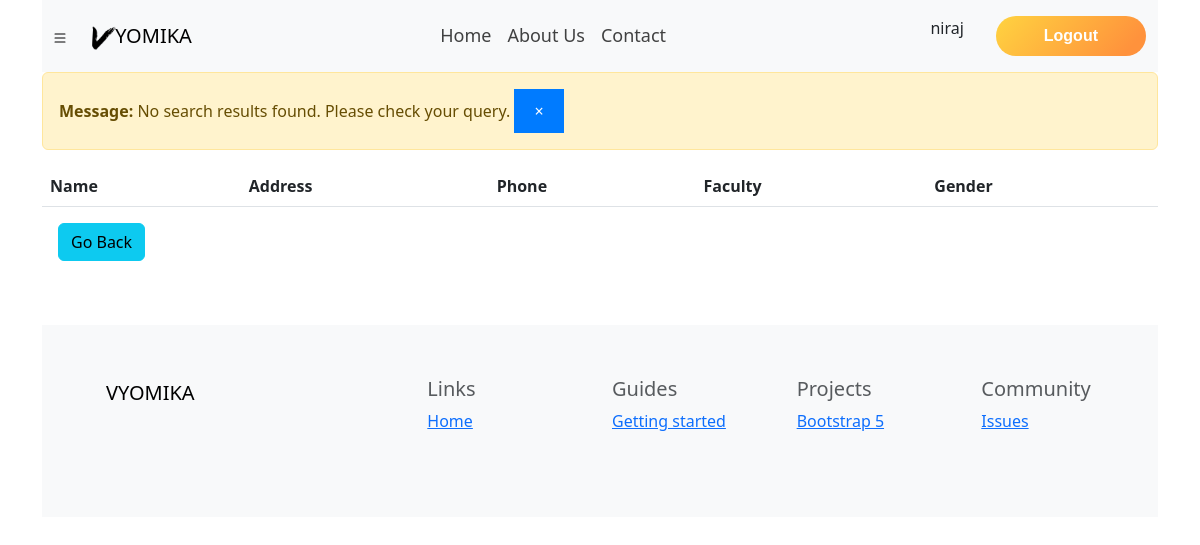
The app's page /management/faculty/BSIT/search/ (signed in), older data.
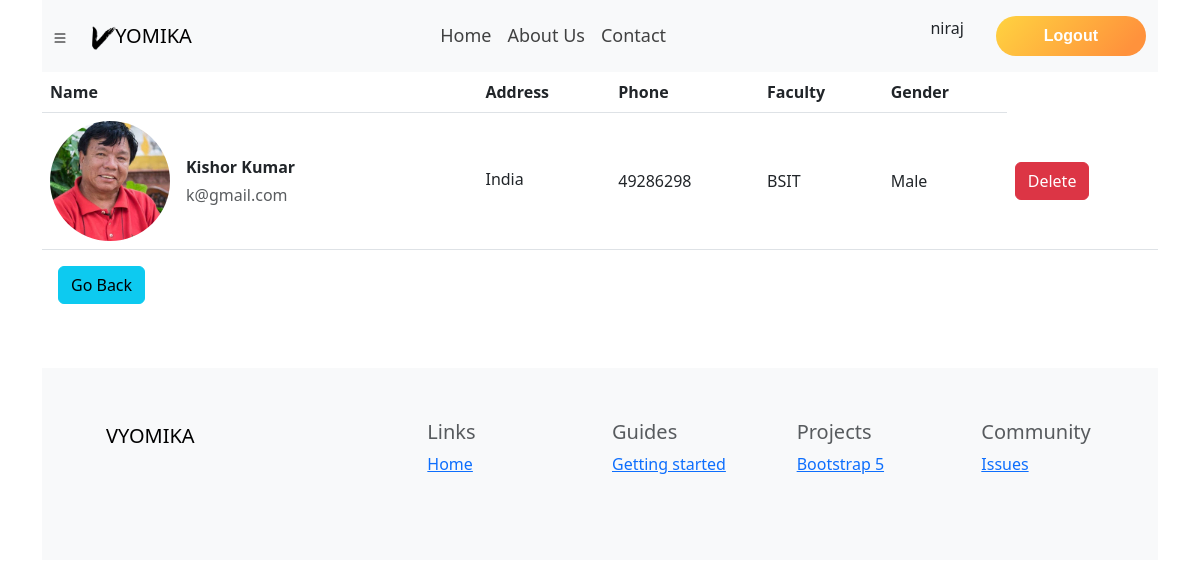
The same page, newer data.
### accounts/models.py (models this page shows, shortened)
class UserAccount(AbstractUser, PermissionsMixin):
    user_id = models.AutoField(primary_key=True)
    email = models.EmailField(max_length=255, unique = True)
    username = models.CharField(max_length=255)
    is_active = models.BooleanField(default = True)
    is_staff = models.BooleanField(default = False)
    objects = UserAccountManager()
    USERNAME_FIELD = 'email'
    REQUIRED_FIELDS =  ['username']

### Student/models.py (models this page shows, shortened)
class Student(models.Model):
    std_id = models.AutoField(primary_key=True)
    user = models.ForeignKey(UserAccount, on_delete=models.CASCADE, default=None, null=True, blank=True)
    stdname = models.CharField(default='', max_length=55)
    stdemail = models.CharField(default='', max_length=100)
    stdadd = models.CharField(default='', max_length=255)
    stdphone = models.CharField(default='', max_length=10)
    stdfaculty = models.CharField(default='', max_length=55)
    stdgender = models.CharField(default='', max_length=6)
    stdimage = models.ImageField(default='', upload_to='stdimg')

### Student/views.py (the view)
# urls.py: path('faculty/<str:stdfaculty>/search/', views.searchStd, name = 'searchStd'),
@login_required
def searchStd(request, stdfaculty):
    stdfaculty = Student.objects.filter(stdfaculty=stdfaculty)
    query = request.GET.get('query', '')
    if len(query)>78:
        allStd = Student.objects.none()
    else:
        allName = Student.objects.filter(stdname__icontains=query)
        allEmail = Student.objects.filter(stdemail__icontains=query)
        allAdd = Student.objects.filter(stdadd__icontains=query)
        allStd = allName.union(allEmail, allAdd)
    if allStd.count() == 0:
        messages.warning(request, "No search results found. Please check your query.")
    params = {"allStd": allStd, 'query':query}
    return render(request, 'Student/search.html', params)

### templates/Student/search.html (shortened to what this page needs)
{% extends 'base.html' %}
{% block body %}
<table class="table align-middle mb-0 bg-white">
    <thead class="bg-light">
        <tr>
            <th>Name</th>
            <th>Address</th>
            <th>Phone</th>
            <th>Faculty</th>
            <th>Gender</th>
        </tr>
    </thead>
    <tbody>
        {% for std in allStd %}
        <tr>
            <td>
                <div class="d-flex align-items-center">
                    <img src="/media/{{std.stdimage}}" alt="" style="width: 120px; height: 120px"
                        class="rounded-circle" />
                    <div class="ms-3">
                        <p class="fw-bold mb-1">{{std.stdname}}</p>
                        <p class="text-muted mb-0">{{std.stdemail}}</p>
                    </div>
                </div>
            </td>
            <td>
                <p class="fw-normal mb-1">{{std.stdadd}}</p>
            </td>
            <td>{{std.stdphone}}</td>
            <td>{{std.stdfaculty}}</td>
            <td>{{std.stdgender}}</td>
            <td>
                <form action="{% url 'delete_student' std.std_id %}" method="POST">
                    <button type="submit" class="btn btn-danger">Delete</button>
                </form>
            </td>
        </tr>
        {% endfor %}
    </tbody>
</table>
<a href='/management/faculty/'><button class="m-3 btn btn-info">Go Back</button></a>
{% endblock %}

### templates/base.html (shortened to what this page needs)
<!doctype html>
<html lang="en">
<head>
    <link href="https://cdn.jsdelivr.net/npm/bootstrap@5.3.0/dist/css/bootstrap.min.css" rel="stylesheet"
>
</head>
<body>
    {% load static %}
    <div class="container">
        <nav class="navbar navbar-expand-lg bg-body-tertiary" style="height: 4.5em;">
            <div class="btn-group">
                <button type="button" class="btn btn-light dropdown-toggle-split" data-bs-toggle="offcanvas"
                    data-bs-target="#offcanvasMenu" aria-controls="offcanvasMenu" aria-expanded="false">
                </button>
            </div>
            <div class="container">
                <a class="navbar-brand" href="/"><img src="{% static 'vlogo.png' %}" alt="logo"
                        style="height: 5em; margin: -2em;"> YOMIKA</a>
                <div class="collapse navbar-collapse" id="navbarSupportedContent"
                    style="justify-content:center; font-size: large">
                    <ul class="nav nav-underline">
                        <li class="nav-item">
                            <a class="nav-link {% block homeactive %}  {% endblock homeactive %}" aria-current="page"
                                href="/" style="color: rgba(0, 0, 0, 0.742);">Home</a>
                        </li>
                        <li class="nav-item">
                            <a class="nav-link {% block aboutactive %}  {% endblock aboutactive %}" href="/about"
                                style="color: rgba(0, 0, 0, 0.742);">About Us</a>
                        </li>
                        <li class="nav-item">
                            <a class="nav-link {% block contactactive %}  {% endblock contactactive %}" href="/contact"
                                style="color: rgba(0, 0, 0, 0.742);">Contact</a>
                        </li>
                    </ul>
                </div>
                {% if user.is_authenticated %}
                <div class="usrname">
                    <p>
                        {{ user.username }}
                    </p>
                </div>
                <div class="d-grid gap-2" style="float: right;">
                    <a href = '/login/handlelogout'><button type="button" class="btn btn-primary">Logout</button></a>
                </div>
                {% endif %}
            </div>
        </nav>
        {% for message in messages %}
        <div class="alert alert-{{message.tags}} alert-dismissible fade show" role="alert">
            <strong>Message: </strong> {{ message }}
            <button type="button" class="close" data-dismiss="alert" aria-label="Close">
                <span aria-hidden="true">&times;</span>
            </button>
        </div>
        {% endfor %}
        {% block body %}
        {% endblock %}
        <footer class="bd-footer py-4 py-md-1 mt-5 bg-body-tertiary">
            <div class="container py-4 py-md-5 px-4 px-md-3 text-body-secondary">
                <div class="row">
                    <div class="col-lg-3 mb-3">
                        <a class="d-inline-flex align-items-center mb-2 text-body-emphasis text-decoration-none"
                            href="/" aria-label="Bootstrap">
                            <svg xmlns="http://www.w3.org/2000/svg" width="40" height="32" class="d-block me-2"
                                viewBox="0 0 118 94" role="img">
                                <title>VYOMIKA</title>
                            </svg>
                            <span class="fs-5">VYOMIKA</span>
                        </a>
                    </div>
                    <div class="col-6 col-lg-2 offset-lg-1 mb-3">
                        <h5>Links</h5>
                        <ul class="list-unstyled">
                            <li class="mb-2"><a href="/">Home</a></li>
                        </ul>
                    </div>
                    <div class="col-6 col-lg-2 mb-3">
                        <h5>Guides</h5>
                        <ul class="list-unstyled">
                            <li class="mb-2"><a href="/docs/5.3/getting-started/">Getting started</a></li>
                        </ul>
                    </div>
                    <div class="col-6 col-lg-2 mb-3">
                        <h5>Projects</h5>
                        <ul class="list-unstyled">
                            <li class="mb-2"><a href="https://github.com/twbs/bootstrap">Bootstrap 5</a></li>
                        </ul>
                    </div>
                    <div class="col-6 col-lg-2 mb-3">
                        <h5>Community</h5>
                        <ul class="list-unstyled">
                            <li class="mb-2"><a href="https://github.com/twbs/bootstrap/issues">Issues</a></li>
                        </ul>
                    </div>
                </div>
            </div>
        </footer>
    </div>
</body>
</html>

Row changes from the older to the newer data that the page shows:
added Student: stdimage (picture), stdname "Kishor Kumar", stdemail "k@gmail.com", stdadd "India", stdphone "49286298", stdfaculty "BSIT", stdgender "Male"
Text that changed along with them:
list line gone: "Message: No search results found. Please check your query. ×"
